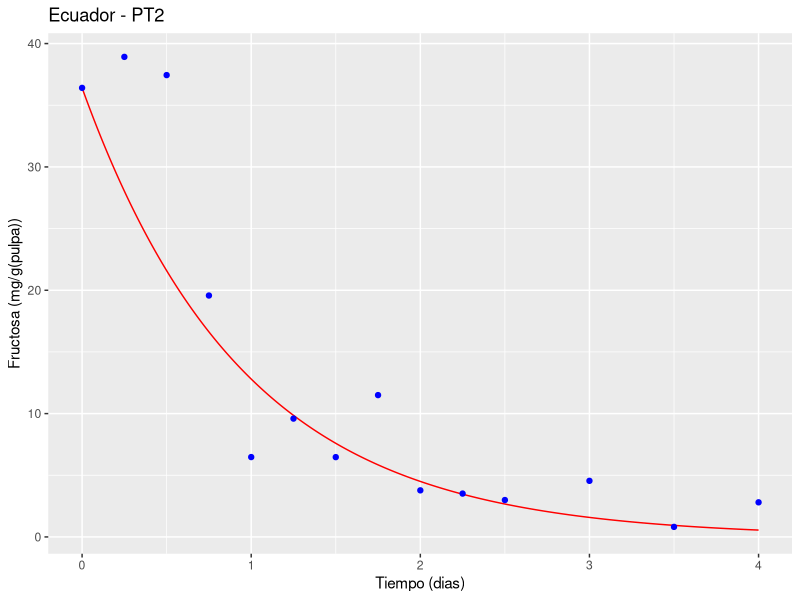
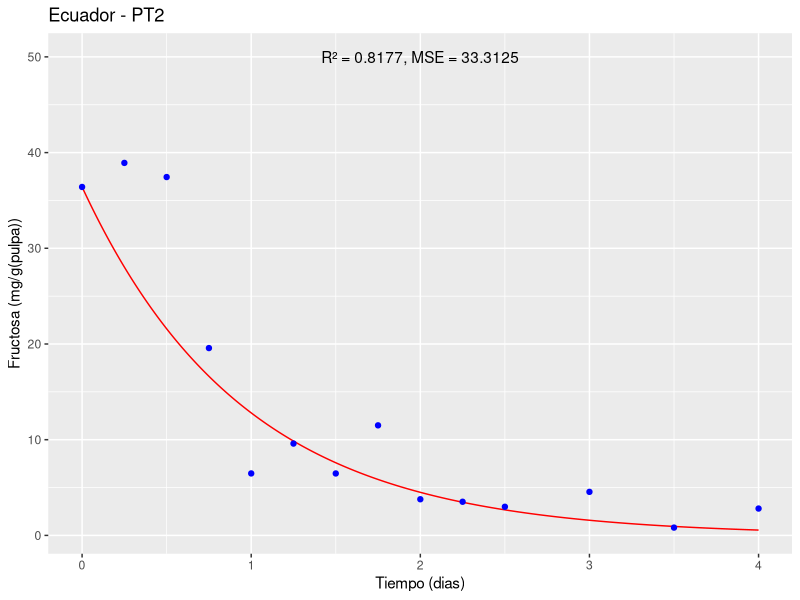
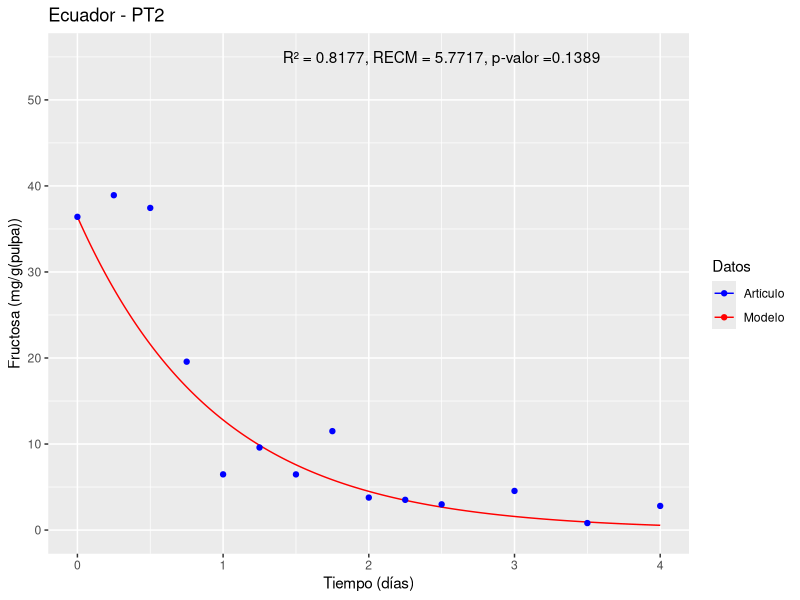

R code for these plots, in order:
library(deSolve)
library(ggplot2)
state1<-c(y=36.408) # Estado inicial#
times1<-seq(0,4,1/10000) #4 dias con 10000 intervalos por día#
parameters1<-c(Y1=40.152,Y2=154.52) #vector con los valores de los parametros#
#Papalexandratou et al., 2011 Ecuador <- Ecuador - PT2#
#doi:10.1128/AEM.05523-11#
#Ecuador - PT2#

# (i) DATOS PARA ALIMENTAR EL MODELO # Fructosa

#nu1#
U<- 0.7575
G<- 36.408
K<-0.6418
L<-7.380E-05
U1 <- (U*G/G+K*L)*L
U1
#nu2#
U2<- 0.6343
G2<- 36.408
K2<-0.6473
BAL2<-8.373E-05

U2 <- (U2*G2/G2+K2*BAL2)*BAL2
U2

#Ecuación diferencial#
ODE1<-function(times,state,parameters){ 
  y<-state[1] #estado inicial
  Y1<-parameters[1] #párametro 1
  Y2<-parameters[2] #párametro 2
  dy<--(Y1*U1/0.01)*y-(Y2*U2/0.01)*y #ecuación 
  res<-dy
  list(res)
}


#solución númerica#
solution1<-lsoda(state1, times1, ODE1, parameters1)

# (ii) DATOS EXPERIMENTALES DEL ARTICULO#

ts = c(0,6/24,12/24,18/24,24/24,30/24,36/24,42/24,48/24,54/24,60/24,72/24,84/24,96/24)
fru<-c(36.408,38.921,37.444,19.573,6.475,9.595,6.471,11.499,3.777,3.515,2.992,4.549,0.815,2.806)

#Grafico#

df <- data.frame(time = solution1[,1], fructose = solution1[,2])
d<-ggplot() +
  geom_line(data = df, aes(x = time, y = fructose), color = "red") +
  geom_point(data = data.frame(time = ts, fructose = fru), aes(x = time, y = fructose), color = "blue") +
  xlab("Tiempo (dias)") + ylab("Fructosa (mg/g(pulpa))") +
  ggtitle("Ecuador - PT2")
plot(d)


#Validación estadistica#

#Para validar estadísticamente el modelo matemático se pueden utilizar diversas herramientas de análisis,
#pero una de las más comunes es comparar los resultados del modelo con datos experimentales y evaluar la calidad del ajuste.
#En este caso, podemos utilizar el coeficiente de determinación (R²) y el error cuadrático medio (MSE) como medidas de ajuste#

#Para calcular el R² y el MSE, podemos comparar los valores predichos por el modelo con los datos experimentales.
#Primero, podemos extraer los valores predichos por el modelo en los mismos puntos en los que se tomaron las mediciones experimentales,
#utilizando la función approx() de R:

pred <- approx(solution1[,1], solution1[,2], ts)$y

#Luego, podemos calcular el R² y el MSE utilizando las siguientes fórmulas:
SSE <- sum((fru - pred)^2)
SST <- sum((fru - mean(fru))^2)
R2 <- 1 - SSE/SST
MSE <- SSE/length(fru)
RECM <- sqrt(MSE)
#Donde SSE es la suma de los errores cuadráticos,
#SST es la suma total de cuadrados, 
#R² es el coeficiente de determinación y MSE es el error cuadrático medio#

cat("R² = ", round(R2, 4), "\n")
cat("MSE = ", round(MSE, 4), "\n")
cat("RECM = ", round(RECM, 4), "\n")

#El R² mide la proporción de la variación total en los datos experimentales
#que es explicada por el modelo. Un valor de R² cercano a 1 indica un buen ajuste del modelo a los datos experimentales.

#El MSE mide el promedio de los errores al cuadrado entre los valores experimentales
#y los valores predichos por el modelo. Un valor bajo de MSE indica una buena capacidad predictiva del modelo.

d <- ggplot() +
  geom_line(data = df, aes(x = time, y = fructose), color = "red") +
  geom_point(data = data.frame(time = ts, fructose = fru), aes(x = time, y = fructose), color = "blue") +
  xlab("Tiempo (dias)") + ylab("Fructosa (mg/g(pulpa))") +
  ggtitle("Ecuador - PT2") +
  annotate("text", x = 2, y = 50, label = paste0("R² = ", round(R2, 4), ", MSE = ", round(MSE, 4)))

plot(d)

#Prueba de hipotesis con un alfa de 0.05#
#para determinar si hay una diferencia significativa entre los valores predichos por el modelo y los datos experimentales#

# Prueba de hipótesis
alpha <- 0.05

# Calcula los residuos
residuals <- fru - pred

# Prueba t para comparar los valores predichos con los datos experimentales
t_stat <- t.test(residuals)$statistic
p_value <- t.test(residuals)$p.value

#En este código, se calculan los residuos restando
#los valores predichos por el modelo de los datos experimentales. 
#Luego, se realiza una prueba t para comparar los residuos con una 
#media de cero (hipótesis nula: no hay diferencia significativa).
#El resultado de la prueba t incluye el estadístico de prueba (t_stat) y el valor p (p_value).
# Compara el p-valor con el nivel de significancia
if (p_value < alpha) {
  cat("La diferencia entre los valores predichos y los datos experimentales es significativa.\n")
} else {
  cat("No se encontró una diferencia significativa entre los valores predichos y los datos experimentales.\n")
}

cat("Prueba t estadística:", round(t_stat, 4), "\n")
cat("Valor p:", round(p_value, 4), "\n")

#Final plot#

# Primero, definimos los colores que queremos utilizar para cada elemento
colores <- c(Modelo = "red", Artículo = "blue")

# Luego, modificamos el script para asignar un nombre a cada geom y establecer la escala de colores manualmente
d <- ggplot() +
  geom_line(data = df, aes(x = time, y = fructose, color = "Modelo"), show.legend = TRUE) +
  geom_point(data = data.frame(time = ts, fructose = fru), aes(x = time, y = fructose, color = "Artículo"), show.legend = TRUE) +
  xlab("Tiempo (días)") + ylab("Fructosa (mg/g(pulpa))") +
  ggtitle("Ecuador - PT2") +
  annotate("text", x = 2.5, y = 55, label = paste0("R² = ", round(R2, 4), ", RECM = ", round(RECM, 4), ", p-valor =", round(p_value, 4))) +
  labs(color = "Datos") +  # Cambiamos el título de la leyenda
  scale_color_manual(values = colores) +
  scale_x_continuous(limits = c(0, 4), breaks = seq(0, 4, 1)) +  # Límites del eje x y los intervalos entre marcas
  scale_y_continuous(limits = c(0, 55), breaks = seq(0, 55, 10))   # Límites del eje y y los intervalos entre marcas
# Gráfica#
print(d)
